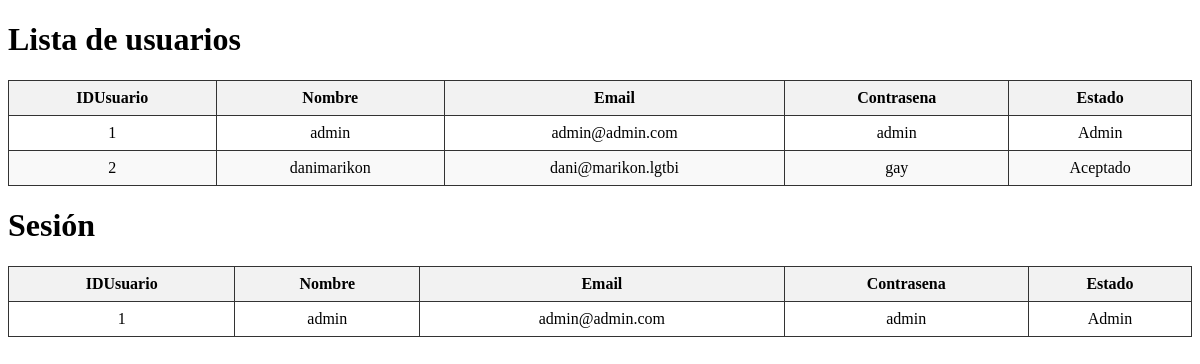
/db (signed in), run on the app's committed database.
### tables this page shows
CREATE TABLE Usuario (
    IDUsuario INTEGER PRIMARY KEY AUTOINCREMENT,
    Nombre TEXT NOT NULL UNIQUE,
    Email TEXT NOT NULL UNIQUE,
    Contrasena TEXT NOT NULL,
    Estado TEXT NOT NULL DEFAULT 'Espera'
);

### app/controller/ui/ControladorVista.py (the view)
    @bp.route('/db')
    def bd():
        users = service.get_all()
        usuario_sesion = service.getSession()  # puede ser None si nadie ha iniciado sesión
        return render_template('db.html', usuarios=users, usuario_sesion=usuario_sesion)

### app/controller/model/GestorUsuarios.py (called while the page is built)
    def get_all(self):
        rows = self.db.execSQL(
            sql="SELECT * FROM Usuario"
        )
        return [ dict(row) for row in rows ]

    def getSession(self):
        return Sesion().getSession()

### app/controller/model/Sesion.py (called while the page is built)
    def __new__(cls):
        if cls._instance is None:
            cls._instance = super().__new__(cls)
            cls._instance.usuario = Usuario(0,'','','','',0)  # Inicializa un usuario vacío
        return cls._instance

    def getSession(self):
        return self.usuario.getData()

### app/controller/model/Usuario.py (called while the page is built)
    def getData(self):
        return {
            "IDUsuario": self.IDUsuario,
            "Nombre": self.Nombre,
            "Email": self.Email,
            "Contrasena": self.Contrasena,
            "Estado": self.Estado,
            "Favorito": self.Favorito
        }

### app/controller/ui/ControladorVista.py (called while the page is built)
def db_blueprint(db):
    bp = Blueprint('db', __name__)
    service = GestorUsuarios(db)
    @bp.route('/db')
    def bd():
        users = service.get_all()
        usuario_sesion = service.getSession()  # puede ser None si nadie ha iniciado sesión
        return render_template('db.html', usuarios=users, usuario_sesion=usuario_sesion)
    return bp

### app/database/SGBD.py (called while the page is built)
    def execSQL(self, sql, parameters=None):
        cursor = self.connection.cursor()
        if parameters:
            cursor.execute(sql, parameters)
        else:
            cursor.execute(sql)
        rows = cursor.fetchall()
        cursor.close()
        return rows

### app/templates/db.html (shortened to what this page needs)
<!DOCTYPE html>
<html lang="es">
<head>
</head>
<body>
    <h1>Lista de usuarios</h1>
    <table>
        <thead>
            <tr>
                <th>IDUsuario</th>
                <th>Nombre</th>
                <th>Email</th>
                <th>Contrasena</th>
                <th>Estado</th>
            </tr>
        </thead>
        <tbody>
            {% for u in usuarios %}
            <tr>
                <td>{{ u.IDUsuario }}</td>
                <td>{{ u.Nombre }}</td>
                <td>{{ u.Email }}</td>
                <td>{{ u.Contrasena }}</td>
                <td>{{ u.Estado }}</td>
            </tr>
            {% else %}
            <tr>
                <td colspan="5">No hay usuarios registrados.</td>
            </tr>
            {% endfor %}
        </tbody>
    </table>
    <h1>Sesión</h1>
    <table>
        <thead>
            <tr>
                <th>IDUsuario</th>
                <th>Nombre</th>
                <th>Email</th>
                <th>Contrasena</th>
                <th>Estado</th>
            </tr>
        </thead>
        <tbody>
            <tr>
                <td>{{ usuario_sesion.IDUsuario }}</td>
                <td>{{ usuario_sesion.Nombre }}</td>
                <td>{{ usuario_sesion.Email }}</td>
                <td>{{ usuario_sesion.Contrasena }}</td>
                <td>{{ usuario_sesion.Estado }}</td>
            </tr>
        </tbody>
    </table>
</body>
</html>

### app/templates/db.html (style rules this page uses)
table { border-collapse: collapse; width: 100%; margin-top: 20px; }
th, td { border: 1px solid #333; padding: 8px; text-align: center; }
th { background-color: #f2f2f2; }
tr:nth-child(even) { background-color: #f9f9f9; }

### data on the page
Usuario: IDUsuario "1", Nombre "admin", Email "admin@admin.com", Contrasena "admin", Estado "Admin"
Usuario: IDUsuario "2", Nombre "danimarikon", Email "dani@marikon.lgtbi", Contrasena "gay", Estado "Aceptado"

### other printed values
{{ usuario_sesion.IDUsuario }} "1"
{{ usuario_sesion.Nombre }} "admin"
{{ usuario_sesion.Contrasena }} "admin"
{{ usuario_sesion.Estado }} "Admin"
